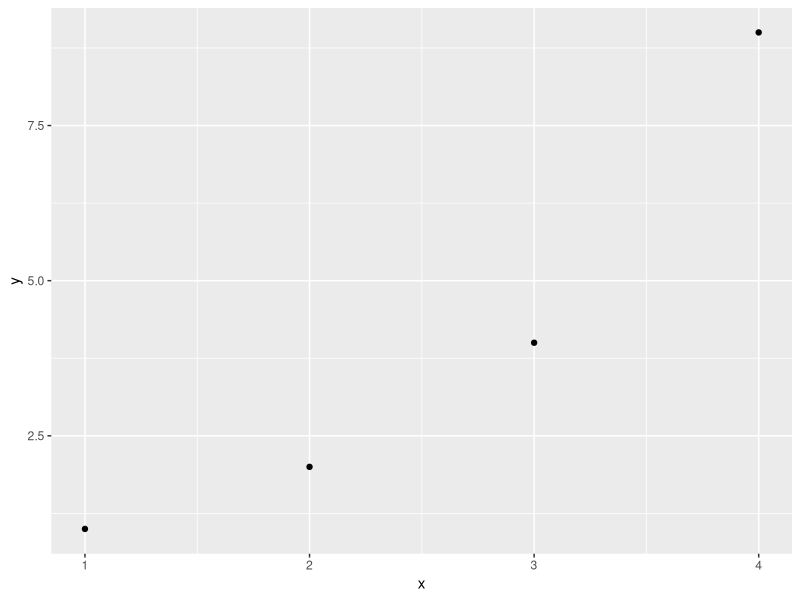

Source code (R):
## ---- chunk 1
library(ggplot2)

corr.example<-data.frame(x=c(1,2,3,4),
                         y=c(1,2,4,9))
ggplot(corr.example,aes(x=x,y=y))+geom_point()

mean(corr.example$x) #find mean of x
mean(corr.example$y) #find mean of y

sd(corr.example$x) #find sd of x
sd(corr.example$y) #find sd of y

#take z score of x,y for each pair and multiply them
corr.example$z.product<-(((corr.example$x-2.5)/1.291)*
                           ((corr.example$y-4)/3.559))

corr.example 

(sum(corr.example$z.product)/3) #average z products over n-1
cor(corr.example$x, corr.example$y) #compare our answer to cor() command
cov(corr.example$x, corr.example$y) #just for kicks - covariance 
